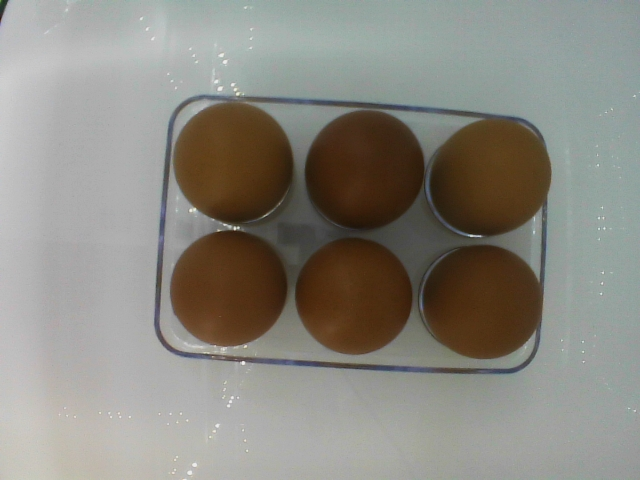
//> input picture Pictures/front_egg.jpg, 640 x 480 px
$ ./HoughCircle_Demo   (built with g++ and OpenCV 4)
//> lines starting //> are read from the running program, lines starting //| are printed output that depends on the picture; after the words box and inside, x2 and y2 are one past the last pixel; in counts of white or black regions, pixels touching at a corner belong together
/**
 * @file HoughCircle_Demo.cpp
 * @brief Demo code for Hough Transform
 * @author OpenCV team
 */

//#include "opencv2/objdetect/objdetect.hpp"
#include "opencv2/highgui/highgui.hpp"
#include "opencv2/imgproc/imgproc.hpp"

//#include "opencv2/imgcodecs.hpp"
//#include "opencv2/highgui.hpp"
//#include "opencv2/imgproc.hpp"

#include <iostream>

using namespace std;
using namespace cv;

namespace
{
    // windows and trackbars name
    const std::string windowName = "Hough Circle Detection Demo";
    const std::string cannyThresholdTrackbarName = "Canny threshold";
    const std::string accumulatorThresholdTrackbarName = "Accumulator Threshold";
    const std::string usage = "Usage : tutorial_HoughCircle_Demo <path_to_input_image>\n";

    // initial and max values of the parameters of interests.
    const int cannyThresholdInitialValue = 45;//100;
    const int accumulatorThresholdInitialValue = 50;
    const int maxAccumulatorThreshold = 200;
    const int maxCannyThreshold = 255;

    void HoughDetection(const Mat& src_gray, const Mat& src_display, int cannyThreshold, int accumulatorThreshold)
    {
        // will hold the results of the detection
        std::vector<Vec3f> circles;
        // runs the actual detection
        HoughCircles( src_gray, circles, CV_HOUGH_GRADIENT, 1, src_gray.rows/8, cannyThreshold, accumulatorThreshold, 0, 0 );

        // clone the colour, input image for displaying purposes
        Mat display = src_display.clone();
        for( size_t i = 0; i < circles.size(); i++ )
        {
            Point center(cvRound(circles[i][0]), cvRound(circles[i][1]));
            int radius = cvRound(circles[i][2]);
            // circle center
            circle( display, center, 3, Scalar(0,255,0), -1, 8, 0 );
            // circle outline
            circle( display, center, radius, Scalar(0,0,255), 3, 8, 0 );
        }

        // shows the results
        imshow( windowName, display);
    }
}


int main(int argc, char** argv)
{
    Mat src, src_gray;

    // Read the image
    String imageName("../../Pictures/front_egg.jpg"); // by default
    if (argc > 1)
    {
       imageName = argv[1];
    }
    src = imread( imageName, IMREAD_COLOR );
//> src is the input picture: 480 rows x 640 cols, CV_8UC3; mean B, G, R 129.1, 137, 139.2
    //resize(src, src, cv::Size(src.cols * 0.1,src.rows * 0.1), 0, 0, CV_INTER_LINEAR);

    if( src.empty() )
    {
        std::cerr<<"Invalid input image\n";
        std::cout<<usage;
        return -1;
    }

    // Convert it to gray
    cvtColor( src, src_gray, COLOR_BGR2GRAY );
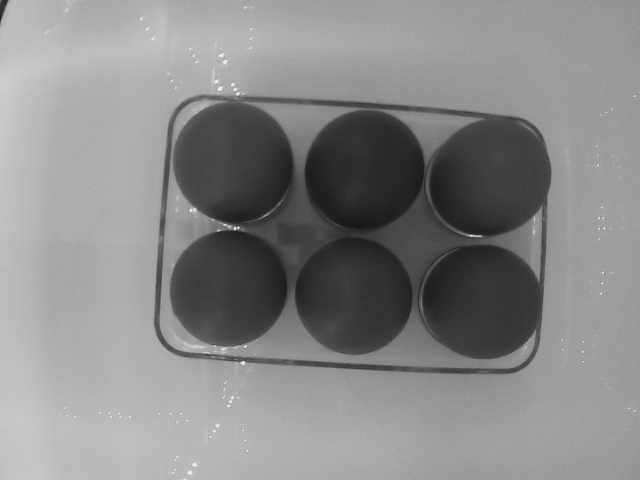
//> src_gray: 480 rows x 640 cols, CV_8UC1; min 22, max 235, mean 136.8

    // Reduce the noise so we avoid false circle detection
    GaussianBlur( src_gray, src_gray, Size(9, 9), 2, 2 );

    //declare and initialize both parameters that are subjects to change
    int cannyThreshold = cannyThresholdInitialValue;
    int accumulatorThreshold = accumulatorThresholdInitialValue;

    // create the main window, and attach the trackbars
    namedWindow( windowName, WINDOW_AUTOSIZE );
    createTrackbar(cannyThresholdTrackbarName, windowName, &cannyThreshold,maxCannyThreshold);
    createTrackbar(accumulatorThresholdTrackbarName, windowName, &accumulatorThreshold, maxAccumulatorThreshold);

    // infinite loop to display
    // and refresh the content of the output image
    // until the user presses q or Q
    char key = 0;
    while(key != 'q' && key != 'Q')
    {
        // those paramaters cannot be =0
        // so we must check here
        cannyThreshold = std::max(cannyThreshold, 1);
        accumulatorThreshold = std::max(accumulatorThreshold, 1);

        //runs the detection, and update the display
        HoughDetection(src_gray, src, cannyThreshold, accumulatorThreshold);
//> in HoughDetection, `HoughCircles( src_gray, circles, CV_HOUGH_GRADIENT, 1, src_gray.rows/8..`: circles = 5 circles (x, y, radius): [227.5, 288.5, 57.7], [233.5, 162.5, 58.9], [364.5, 170.5, 59.5], [354.5, 294.5, 59], [483.5, 298.5, 59.8]
//> the loop in HoughDetection, `for( size_t i = 0; i < circles.size(); i++ )` made 5 passes
//> (center, radius) on passes 1 to 5: (Point(228, 288), 58), (Point(234, 162), 59), (Point(364, 170), 60), (Point(354, 294), 59), (Point(484, 298), 60)
//> after the loop in HoughDetection, `for( size_t i = 0; i < circles.size(); i++ )`:
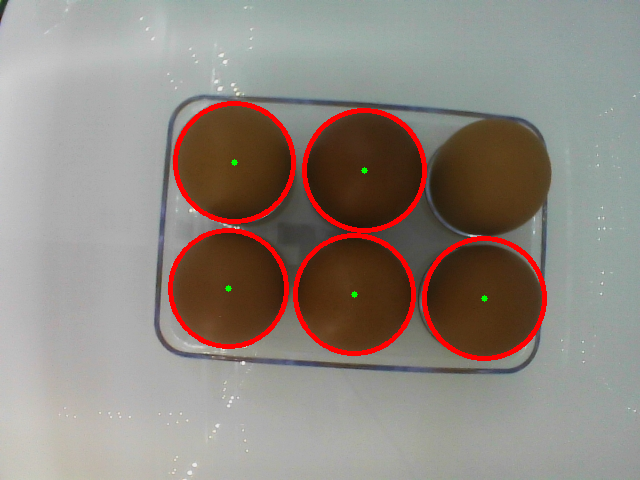
//> display: 480 rows x 640 cols, CV_8UC3; 3.06% of pixels changed, all inside (x1, y1, x2, y2) = (168, 101, 547, 361)

        // get user key
        key = (char)waitKey(10);
//> the 'q' key is pressed
    }

    return 0;
}
